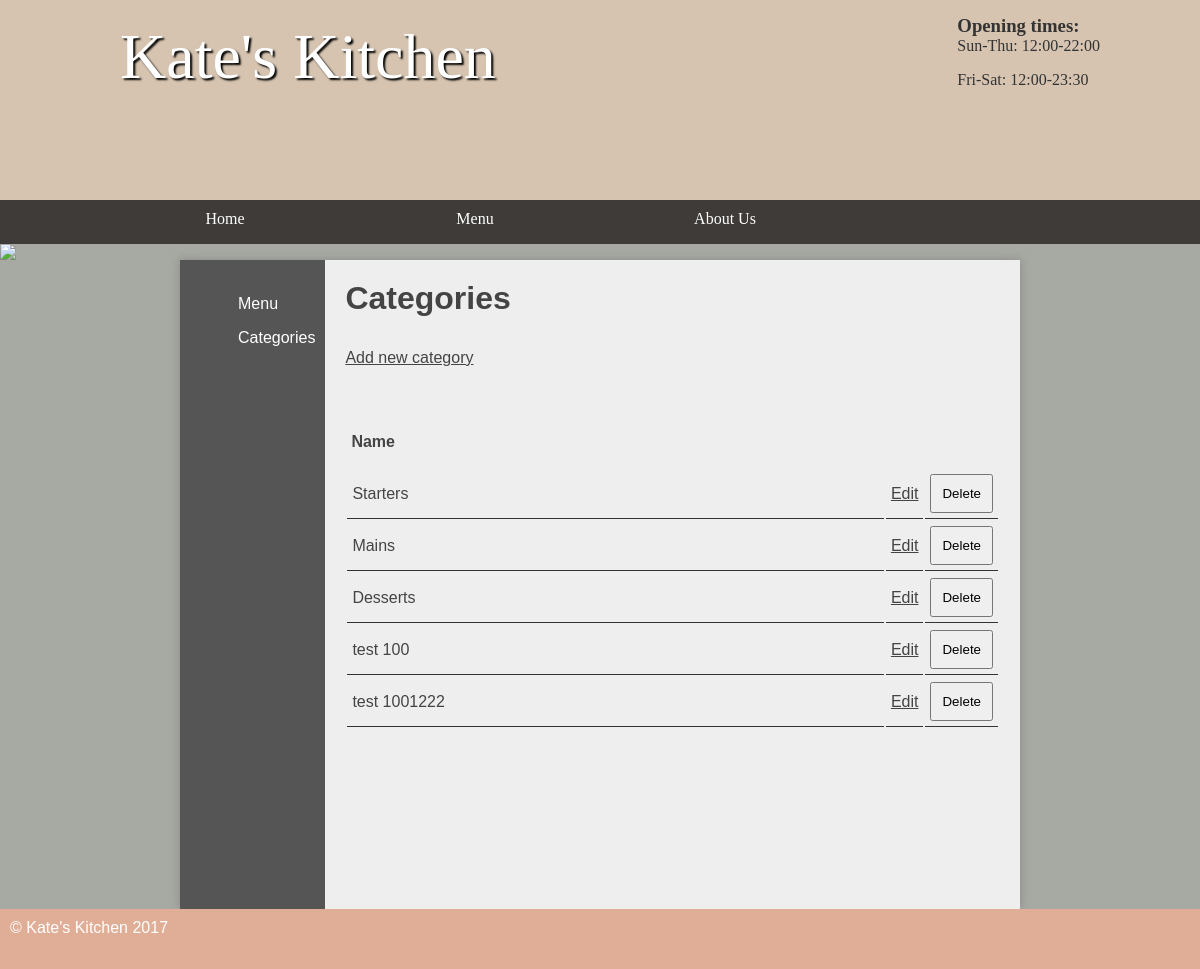
/adminold/categories.php (signed in), run on the app's committed database.
### tables this page shows
CREATE TABLE `category` (
  `id` int(11) NOT NULL AUTO_INCREMENT,
  `name` varchar(45) DEFAULT NULL,
  `slug` varchar(55) NOT NULL,
  PRIMARY KEY (`id`)
);

### public/adminold/categories.php (the view, shortened to what this page needs)
<?php
$pdo = new PDO('mysql:dbname=kitchen;host=127.0.0.1', 'student', 'student', [PDO::ATTR_ERRMODE =>  PDO::ERRMODE_EXCEPTION ]);
?>
<!DOCTYPE html>
<html>
	<head>
		<link rel="stylesheet" href="/styles.css"/>
	</head>
	<body>
	<header>
		<section>
			<aside>
				<h3>Opening times:</h3>
				<p>Sun-Thu: 12:00-22:00</p>
				<p>Fri-Sat: 12:00-23:30</p>
			</aside>
			<h1>Kate's Kitchen</h1>
		</section>
	</header>
	<nav>
		<ul>
			<li><a href="/">Home</a></li>
			<li>Menu
			</li>
			<li><a href="/about.html">About Us</a></li>
		</ul>
	</nav>
<img src="/images/randombanner.php"/>
	<main class="sidebar">
	<section class="left">
		<ul>
			<li><a href="menu.php">Menu</a></li>
			<li><a href="categories.php">Categories</a></li>
		</ul>
	</section>
	<section class="right">
	<?php
		if (isset($_SESSION['loggedin']) && $_SESSION['loggedin'] == true) {
		?>
			<h2>Categories</h2>
			<a class="new" href="addcategory.php">Add new category</a>
			<?php
			echo '<table>';
			echo '<thead>';
			echo '<tr>';
			echo '<th>Name</th>';
			echo '<th style="width: 5%">&nbsp;</th>';
			echo '<th style="width: 5%">&nbsp;</th>';
			echo '</tr>';
			$categories = $pdo->query('SELECT * FROM category');
			foreach ($categories as $category) {
				echo '<tr>';
				echo '<td>' . $category['name'] . '</td>';
				echo '<td><a style="float: right" href="editcategory.php?id=' . $category['id'] . '">Edit</a></td>';
				echo '<td><form method="post" action="deletecategory.php">
				<input type="hidden" name="id" value="' . $category['id'] . '" />
				<input type="submit" name="submit" value="Delete" />
				</form></td>';
				echo '</tr>';
			}
			echo '</thead>';
			echo '</table>';
		}
	?>
</section>
	</main>
	<footer>
		&copy; Kate's Kitchen 2017
	</footer>
</body>
</html>

### public/styles.css (style rules this page uses)
* { margin: 0; padding: 0; }
html { font-family: 'Oxygen-Regular', verdana, sans-serif; }
body { background-color: #A7AAA3; }
header { background-color: #D6C4B0 ; color: white; height: 200px; }
header aside { float: right; margin-top: 15px; color: #333; }
header section { width: 1000px; display: block; margin:auto; }
header h1 { float: left; margin-left: 20px; font-family: 'Mr Dafoe'; }
nav { width: 100%; background-color: #3F3B38; overflow: auto; }
body > img { width: 100%; display: block; }
nav ul { width: 1000px; margin: auto; display: block; list-style-type: none; }
nav ul li { width: 25%; float: left; overflow: auto; text-align: center; }
nav li { color: white; padding-top: 10px; display: block; }
nav a { color: white; text-decoration: none }
main ul { margin-left: 3em; }
main a { color: #333; }
nav { font-family: 'Oxygen-Regular'; }
header section { display: block; font-family: 'Oxygen-Regular', cursive; }
header h1 { font-weight: normal; }
h1 { font-size:4em; color: white; text-align: center; padding-top: 20px; text-shadow: 2px 2px 2px #000; }
main { min-height: 50vh; background-color: #eee; width: 70vw; display: block; margin: auto; box-shadow: 0px 0px 10px #888; color:#444; }
footer { min-height: 5vh; color: white; }
main h2 { font-size:2em; }
p, li, h2 { margin-bottom: 1em; }
footer { background-color: #E0AE97; padding: 10px; color: white; }
form select, form label, form input, form textarea { float: left; width: 200px; padding: 10px; margin-top: 20px; }
input[type="submit"] { clear: both; margin-left: 220px; width: 220px; }
.left ul { list-style-type: none }
section a { color: #444; }
table { width: 100%; margin-top: 4rem; margin-bottom: 10rem; }
th { padding-left: 0.25rem; padding-bottom: 1rem; text-align: left; }
td { padding: 5px; border-bottom: 1px solid #333; }
.stock, .sidebar { display: table; }
.stock > ul, .sidebar .left { width: 10vw; list-style-type: none; display: table-cell; padding: 10px; background-color: #555; margin: 0; }
.stock .products, .sidebar .right { display: table-cell; padding: 20px; }
.stock > ul a, .sidebar .left a { color: white; text-decoration: none; }
table td input[type="submit"] { margin: 0; float: right; width: auto; padding: auto; }
.right { padding: 20px; }

### data on the page
category: name "Starters"
category: name "Mains"
category: name "Desserts"
category: name "test 100"
category: name "test 1001222"
